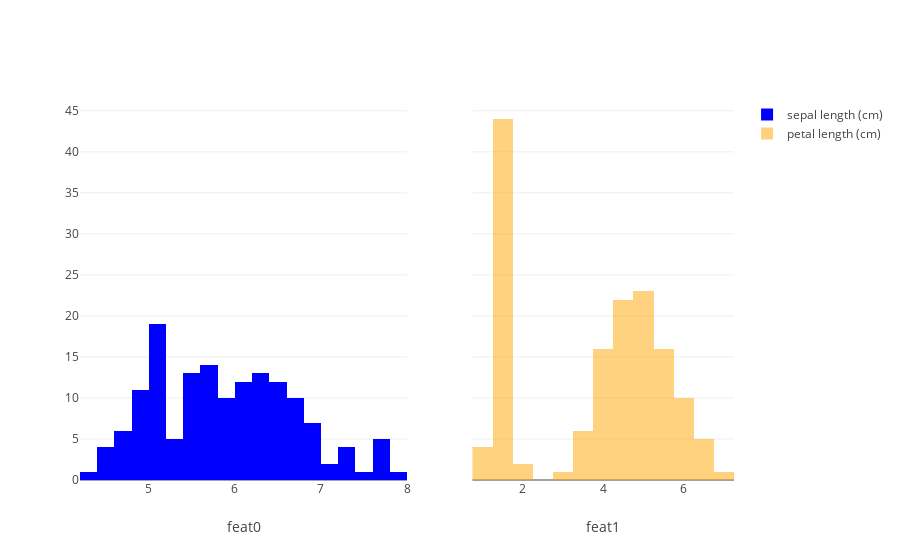

The notebook cell this image was saved under:
### Markdown cell above
# Multiple Subplots

### Code cell
x0 = df.iloc[:, 0]
x1 = df.iloc[:, 1]
x2 = df.iloc[:, 2]


# trace
trace0 = go.Histogram(x=x0,
                      nbinsx=20,     # bins
                      name=feat_names[0],
                      marker=dict(color='blue'),
                      xaxis='x0')
trace1 = go.Histogram(x=x1,
                      name=feat_names[1],
                      marker=dict(color='orange'),
                      opacity=0.5,
                      xaxis='x1')
trace2 = go.Histogram(x=x2,
                      name=feat_names[3],
                      marker=dict(color='orange'),
                      opacity=0.5,
                      xaxis='x2')
data = [trace0, trace1]


# layout = go.Layout(xaxis= dict(domain=[0, 0.4]),
#                    yaxis= dict(domain=[0, 0.4]),
#                    xaxis2=dict(domain=[0.45, 1], anchor='x2'),
#                    yaxis2=dict(domain=[0.45, 1]))
layout = go.Layout(xaxis= dict(domain=[0, 0.5], anchor='x1', title='feat0'),
                   yaxis= dict(),
                   xaxis2=dict(domain=[0.6, 1], anchor='x2', title='feat1'),
                   yaxis2=dict())
fig = go.Figure(data=data, layout=layout)
iplot(fig)

### Figure 1 — Plotly figure (JSON) as saved in the notebook; plotly's stock layout.template omitted (floating-point values rounded to 4 significant figures; data arrays with more than 128 entries replaced by an {"elided": "..."} marker saying what was removed)
{"data": [{"marker": {"color": "blue"}, "name": "sepal length (cm)", "nbinsx": 20, "type": "histogram", "uid": "84b51a24-99ea-4529-b148-0755cb45527a", "x": {"elided": "150 float values"}, "xaxis": "x"}, {"marker": {"color": "orange"}, "name": "petal length (cm)", "opacity": 0.5, "type": "histogram", "uid": "064920c1-3615-427c-b999-fd5710ac47ef", "x": {"elided": "150 float values"}, "xaxis": "x2"}], "layout": {"autosize": true, "xaxis": {"anchor": "x", "autorange": true, "domain": [0, 0.5], "range": [4.2, 8.0], "title": {"text": "feat0"}, "type": "linear"}, "xaxis2": {"anchor": "x2", "autorange": true, "domain": [0.6, 1], "range": [0.75, 7.25], "title": {"text": "feat1"}, "type": "linear"}, "yaxis": {"autorange": true, "range": [0, 46.32]}}}
